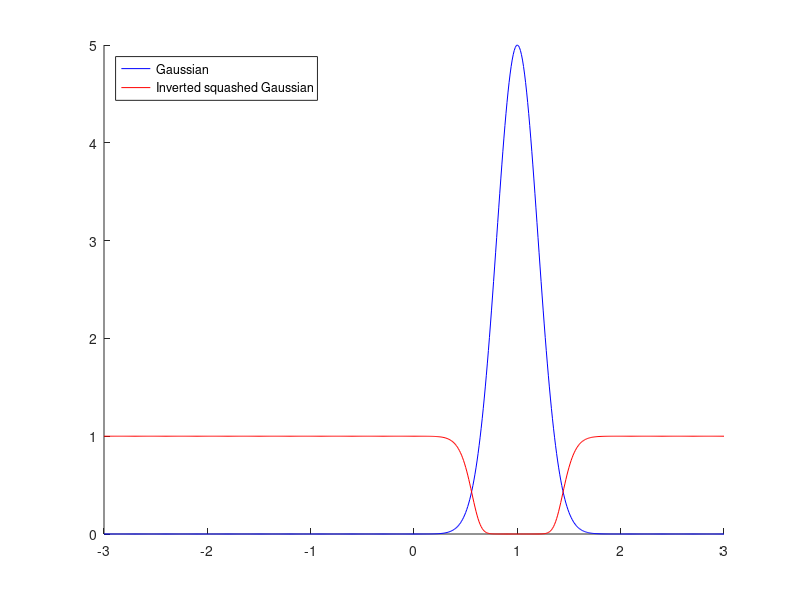

Recreate this plot in MATLAB.
x = -3:0.01:3;

% Params
m = 5        % multiplier on Gaussian; make sure it's >1; a parameter
mu = 1       % mean of Gaussian - supplied by gamma_i,1 or gamma_i,2
sigma = 0.2  % Width of Gaussian; a parameter
sh = 3       % sharpness of sigmoid; a parameter

% (m * sh) is really one parameter because if you are only
% interested in f(x), and you write it out fully, then m simply
% multiplies s. Thus, there are 2 tunable parameters and the
% positional parameter, mu.

figure (1); clf; hold on;

g = m .* exp (-0.5 .* power (((x-mu)./sigma), 2));
f = 2 .* (-0.5+(1./(1 + exp(-g.*sh))));

plot (x,g,'-b');
plot (x,1-f,'-r');
lg = legend('Gaussian','Inverted squashed Gaussian')
set (lg, 'Location', 'NorthWest')